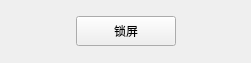
<?xml version="1.0" encoding="UTF-8"?>
<ui version="4.0">
 <class>MainWindow</class>
 <widget class="QMainWindow" name="MainWindow">
  <property name="geometry">
   <rect>
    <x>0</x>
    <y>0</y>
    <width>251</width>
    <height>63</height>
   </rect>
  </property>
  <property name="windowTitle">
   <string>MainWindow</string>
  </property>
  <widget class="QWidget" name="centralwidget">
   <layout class="QVBoxLayout" name="verticalLayout">
    <item>
     <layout class="QHBoxLayout" name="horizontalLayout">
      <item>
       <spacer name="horizontalSpacer">
        <property name="orientation">
         <enum>Qt::Horizontal</enum>
        </property>
        <property name="sizeHint" stdset="0">
         <size>
          <width>40</width>
          <height>20</height>
         </size>
        </property>
       </spacer>
      </item>
      <item>
       <widget class="QPushButton" name="pushButton">
        <property name="minimumSize">
         <size>
          <width>100</width>
          <height>30</height>
         </size>
        </property>
        <property name="text">
         <string>锁屏</string>
        </property>
       </widget>
      </item>
      <item>
       <spacer name="horizontalSpacer_2">
        <property name="orientation">
         <enum>Qt::Horizontal</enum>
        </property>
        <property name="sizeHint" stdset="0">
         <size>
          <width>40</width>
          <height>20</height>
         </size>
        </property>
       </spacer>
      </item>
     </layout>
    </item>
   </layout>
  </widget>
 </widget>
 <resources/>
 <connections/>
</ui>
